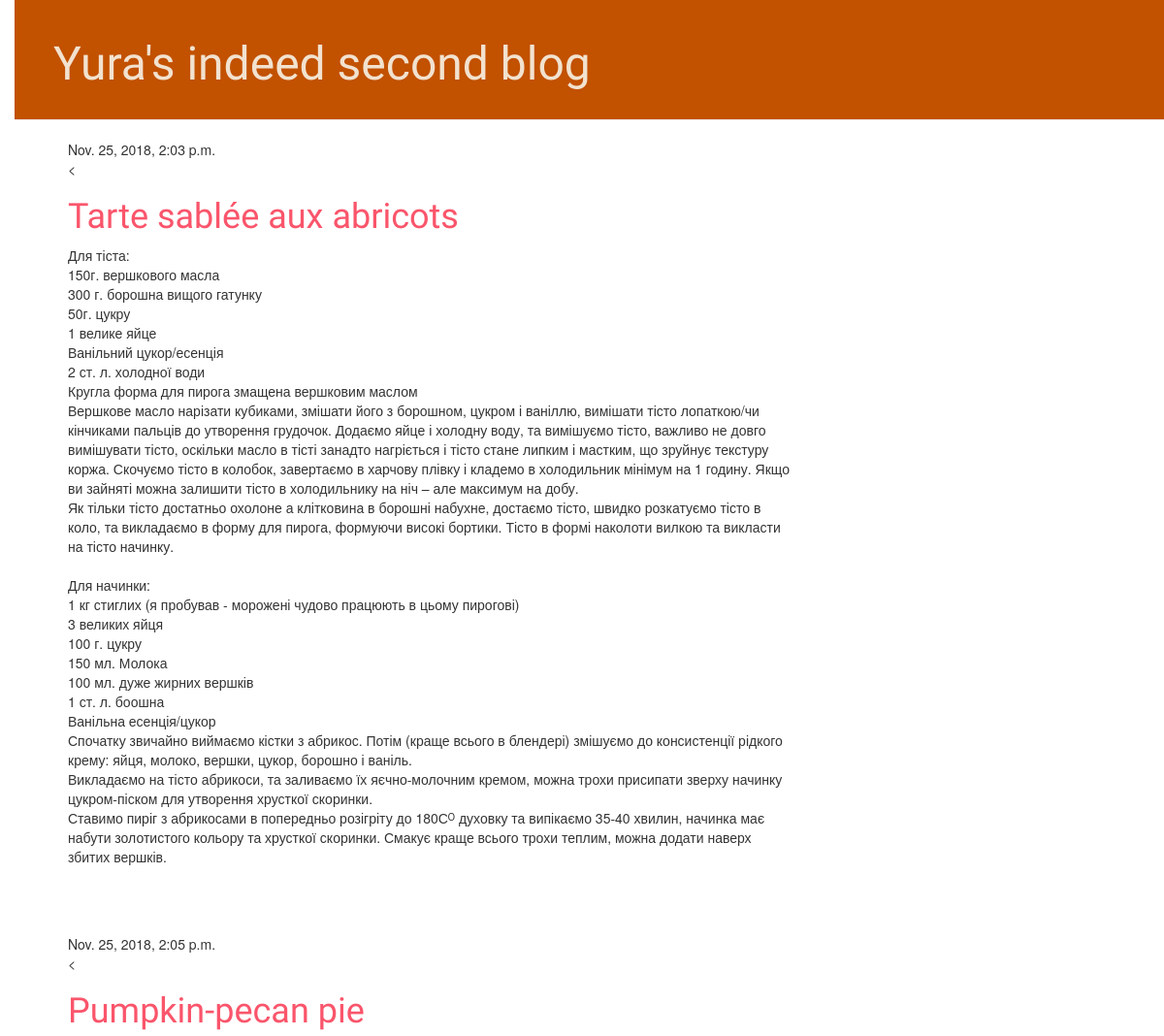
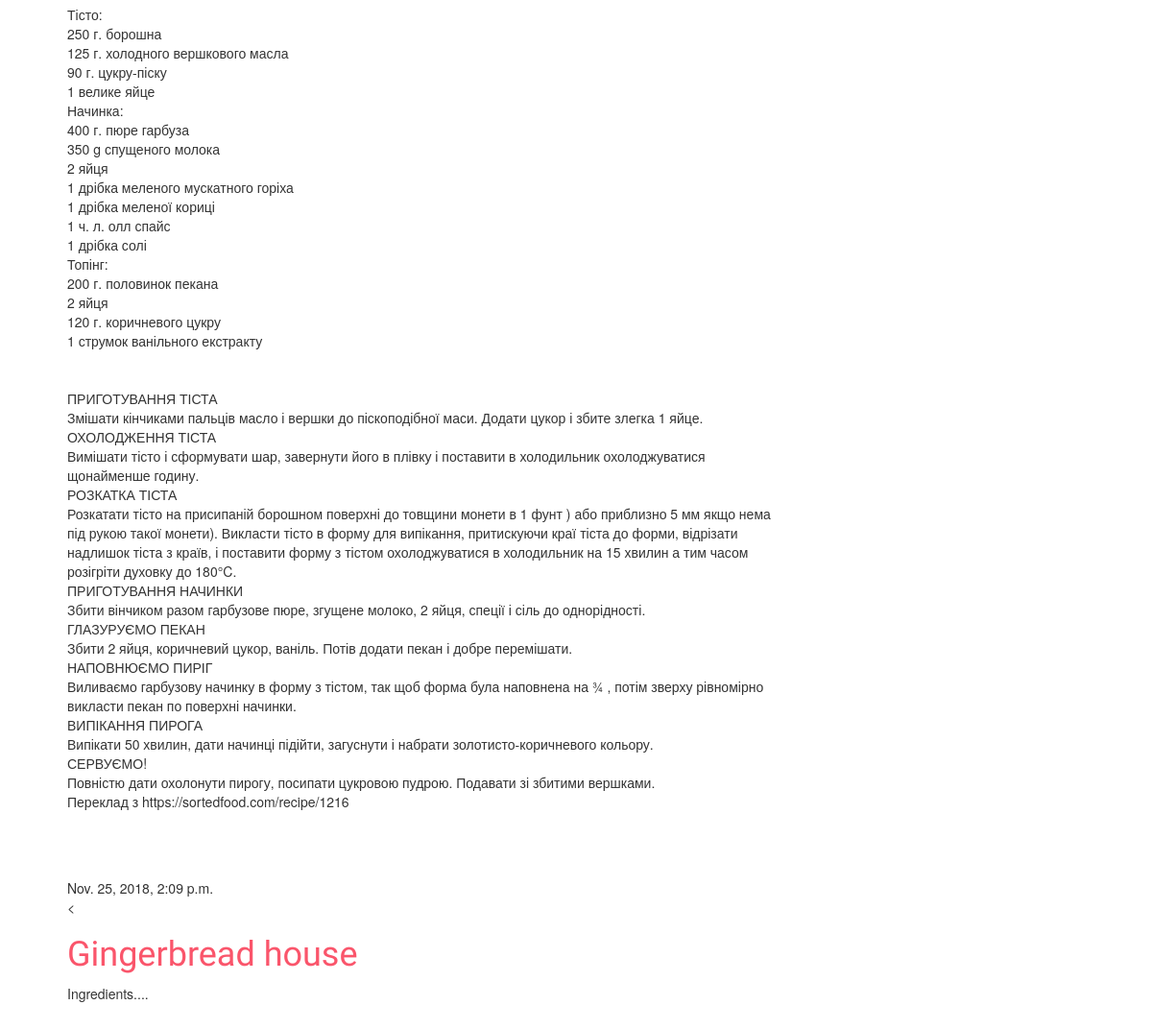
The page / on the database its author committed (2 pictures, top to bottom).
### blog/models.py (models this page shows, shortened)
class Post(models.Model):
    author = models.ForeignKey(settings.AUTH_USER_MODEL, on_delete=models.CASCADE)
    title = models.CharField(max_length=200)
    text = models.TextField()
    created_date = models.DateTimeField(default=timezone.now)
    published_date = models.DateTimeField(blank=True, null=True)

### blog/views.py (the view)
# urls.py: path('', views.post_list, name='post_list'),
def post_list(request):
    posts = Post.objects.filter(published_date__lte=timezone.now()).order_by('published_date')
    return render(request, 'blog/post_list.html', {'posts': posts})

### blog/templates/blog/post_list.html
{% extends 'blog/base.html' %}
{% block content %}
    {% for post in posts %}
        <div class="post">
            <div class="date">
                {{ post.published_date }}
            </div>
            <<h1><a href="{% url 'post_detail' pk=post.pk %}">{{ post.title }}</a></h1>
            <p>{{ post.text|linebreaksbr }}</p>
        </div>
    {% endfor %}
{% endblock %}

### blog/static/css/blog.css (style rules this page uses)
h1 a, h2 a { color: #907d6f; font-family: 'Lobster'; }
body { padding-left: 15px; }
h1, h2, h3, h4 { font-family: 'Lobster', cursive; }
.date { color: ##810c13; }
.post { margin-bottom: 70px; }
.post h1 a, .post h1 a:visited { color: #fa556b; }

### rows shown on the page
Post: published_date "Nov. 25, 2018, 2:03 p.m.", title "Tarte sablée aux abricots", text "Для тіста: 150г. вершкового масла 300 г. борошна вищого гатунку 50г. цукру 1 велике яйце Ванільний цукор/есенція 2 ст. л. холодної води Кругла форма для пирога змащена вершковим маслом Вершкове масло нарізати кубиками, змішати його з борошном, цукром і ваніллю, вимішати тісто лопаткою/чи кінчиками пальців до утворення грудочок. Додаємо яйце і холодну воду, та вимішуємо тісто, важливо не довго вимішувати тісто, оскільки масло в тісті занадто нагріється і тісто стане липким і мастким, що зруйнує текстуру коржа. Скочуємо тісто в колобок, завертаємо в харчову плівку і кладемо в холодильник мінімум на 1 годину. Якщо ви зайняті можна залишити тісто в холодильнику на ніч – але максимум на добу. Як…"
Post: published_date "Nov. 25, 2018, 2:05 p.m.", title "Pumpkin-pecan pie", text "Тісто: 250 г. борошна 125 г. холодного вершкового масла 90 г. цукру-піску 1 велике яйце Начинка: 400 г. пюре гарбуза 350 g спущеного молока 2 яйця 1 дрібка меленого мускатного горіха 1 дрібка меленої кориці 1 ч. л. олл спайс 1 дрібка солі Топінг: 200 г. половинок пекана 2 яйця 120 г. коричневого цукру 1 струмок ванільного екстракту ПРИГОТУВАННЯ ТІСТА Змішати кінчиками пальців масло і вершки до піскоподібної маси. Додати цукор і збите злегка 1 яйце. ОХОЛОДЖЕННЯ ТІСТА Вимішати тісто і сформувати шар, завернути його в плівку і поставити в холодильник охолоджуватися щонайменше годину. РОЗКАТКА ТІСТА Розкатати тісто на присипаній борошном поверхні до товщини монети в 1 фунт ) або приблизно 5 мм…"
Post: published_date "Nov. 25, 2018, 2:09 p.m.", title "Gingerbread house", text "Ingredients...."
